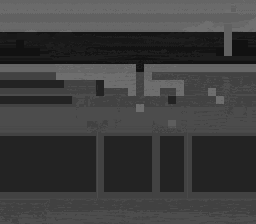
#> input picture styles/snes-16bit/assets/bg2.png, 256 x 224 px, found by its file name
$ python build_plates.py
#> lines starting #> are read from the running program, lines starting #| are printed output that depends on the picture; after the words box and inside, x2 and y2 are one past the last pixel; in counts of white or black regions, pixels touching at a corner belong together
### styles/holzschnitt/scripts/inklib.py
"""Gemeinsame Helfer: Farbtrennung eines KI-Drucks in drei Druckplatten.

Ein Pixel des KI-Bildes wird der Plattenkombination zugeordnet, deren Druckfarbe ihm am nächsten liegt
(CIELAB-Abstand). Die Kombinationen und ihre Farben im KI-Bild stehen in SEPARATION (aus k-means der Bilder gelesen).
Platten: K = Schwarzstock (Holz), T = Petrol (Linol), O = Zinnober (Linol).
Ausgabe als RGB-Bild: R = K, G = T, B = O (Deckung 0..1). Papier ist (0, 0, 0).
"""
import numpy as np

# Farbe im KI-Bild -> (K, T, O). Aus k-means von raw/bg2.png bzw. raw/bg.png abgelesen (siehe build_plates.py).
SEPARATION = [
    ("paper",      (240, 214, 172), (0, 0, 0)),
    ("black",      (11, 13, 13),    (1, 0, 0)),
    ("black_teal", (5, 28, 35),     (1, 1, 0)),   # Schwarz über Petrol: blauschwarzer Nachthimmel
    ("teal",       (22, 87, 104),   (0, 1, 0)),
    ("teal_dark",  (11, 58, 73),    (0, 1, 0)),   # dunkles Petrol des Modells: als Petrol drucken
    ("orange",     (235, 107, 36),  (0, 0, 1)),
    ("brown",      (92, 62, 40),    (0, 1, 1)),   # Überdruck Petrol + Zinnober
]


def srgb_to_lab(rgb):
    c = np.asarray(rgb, dtype=np.float64) / 255.0
    c = np.where(c > 0.04045, ((c + 0.055) / 1.055) ** 2.4, c / 12.92)
    m = np.array([[0.4124, 0.3576, 0.1805], [0.2126, 0.7152, 0.0722], [0.0193, 0.1192, 0.9505]])
    xyz = c @ m.T / np.array([0.9505, 1.0, 1.089])
    f = np.where(xyz > 0.008856, np.cbrt(xyz), 7.787 * xyz + 16 / 116)
    L = 116 * f[..., 1] - 16
    a = 500 * (f[..., 0] - f[..., 1])
    b = 200 * (f[..., 1] - f[..., 2])
    return np.stack([L, a, b], -1)


def classify(rgb, separation=SEPARATION):
    """rgb: HxWx3 uint8 -> Index-Bild HxW in separation."""
    lab = srgb_to_lab(rgb)
    cen = srgb_to_lab(np.array([s[1] for s in separation], dtype=np.float64))
    d = ((lab[:, :, None, :] - cen[None, None]) ** 2).sum(-1)
    return d.argmin(-1)


def majority3(idx, n):
    """3x3-Mehrheitsfilter auf einem Indexbild (entfernt Einzelpixel-Sprenkel des Modells)."""
    h, w = idx.shape
    pad = np.pad(idx, 1, mode="edge")
    counts = np.zeros((n, h, w), np.int16)
    for dy in range(3):
        for dx in range(3):
            win = pad[dy:dy + h, dx:dx + w]
            for k in range(n):
                counts[k] += (win == k)
    return counts.argmax(0)


def plates_from_index(idx, separation=SEPARATION):
    lut = np.array([s[2] for s in separation], dtype=np.float32)
    return lut[idx]          # HxWx3, 0/1


# [8 lines left out: function kmeans, not called in this run]

### styles/holzschnitt/scripts/build_plates.py
#!/usr/bin/env python3
"""Farbauszug des KI-Hintergrunds in drei Druckplatten + Bereichsmaske für die Effekte.

    .venv/bin/python styles/holzschnitt/scripts/build_plates.py

Eingang:  assets/raw/bg2.png  (gpt-image, dreifarbiger Holz-/Linolschnitt)
          assets/raw/mask.png (gpt-image, Farbcode-Maske mit bg2.png als Referenz, deckungsgleich)
Ausgang (assets/ und demo/art/):
  plates_bg.png  1160x580 RGB: R = Schwarzstock, G = Petrol, B = Zinnober (Deckung, an Kanten weich; der
                 Druck-Shader schneidet sie nach dem Wackeln wieder scharf). Mit gestochenem Rand (Schwarz).
  regions.png    1160x580 RGB, Nearest: R = Wasser, G = Himmel, B = Code (64 Laternenglas, 128 Leuchtfeuer,
                 192 Fenster, 255 Schornstein)
  scene.json     Lage der Lichter, des Schornsteins und der Laufzeile in Druckstock-Koordinaten
  ref/sep_preview.png  Vorschau des Farbauszugs mit flachen Druckfarben (nur zur Prüfung)
"""
import json, pathlib
import numpy as np
from PIL import Image

import inklib

ROOT = pathlib.Path(__file__).resolve().parents[1]
RAW = ROOT / "assets/raw"
OUTS = [ROOT / "assets", ROOT / "demo/art"]

# Ausschnitt im KI-Bild und Größe des Druckstocks auf dem Bildschirm (Faktor 1160/1476 = 0,786)
CROP = (30, 120, 1506, 858)
SIZE = (1160, 580)

# Farben im KI-Bild (k-means über raw/bg2.png, 10 Gruppen) -> Platten (K, T, O).
# Das Modell hat außer den drei Druckfarben noch Holzbraun und Steingrau gemalt. Holzbraun druckt im Zinnober,
# aber nur auf Holz und Booten (Maske), sonst Schwarz bzw. Papier: so werden Fässer, Kisten, Laternenpfahl und
# Boote orange, die Kantsteine und die Kaimauer bleiben Papier mit schwarzen Schnitten.
SEP = [
    ("black",     (7, 8, 7),       (1, 0, 0)),
    ("black2",    (18, 19, 17),    (1, 0, 0)),
    ("paper",     (238, 199, 150), (0, 0, 0)),
    ("paper2",    (245, 213, 165), (0, 0, 0)),
    ("teal",      (44, 107, 114),  (0, 1, 0)),
    ("teal_dark", (25, 68, 73),    (0, 1, 0)),
    ("orange",    (240, 102, 30),  (0, 0, 1)),
    ("tan",       (192, 155, 111), (0, 0, 0)),
    ("brown",     (86, 58, 37),    None),      # Holz: O, sonst K
    ("lbrown",    (133, 99, 66),   None),      # Holz: O, sonst Papier
]
MASK_CODES = {"sky": (0, 0, 255), "water": (0, 255, 255), "boats": (255, 0, 255), "wood": (255, 255, 255),
              "window": (255, 255, 0), "lantern": (255, 128, 0), "lamp": (255, 0, 0), "chimney": (0, 255, 0),
              "other": (0, 0, 0)}


def mask_index(m):
    names = list(MASK_CODES)
    cen = np.array([MASK_CODES[n] for n in names])
    d = ((m[:, :, None, :].astype(int) - cen[None, None]) ** 2).sum(-1)
    return names, d.argmin(-1)


def largest_component(b):
    """Größte 4-zusammenhängende Fläche einer Bool-Maske (Mischpixel an Codegrenzen fallen weg)."""
    h, w = b.shape
    lab = np.zeros((h, w), np.int32)
    best, best_n, cur = None, 0, 0
    ys, xs = np.nonzero(b)
    for y0, x0 in zip(ys, xs):
        if lab[y0, x0]:
            continue
        cur += 1
        stack, pts = [(y0, x0)], []
        lab[y0, x0] = cur
        while stack:
            y, x = stack.pop()
            pts.append((y, x))
            for yy, xx in ((y + 1, x), (y - 1, x), (y, x + 1), (y, x - 1)):
                if 0 <= yy < h and 0 <= xx < w and b[yy, xx] and not lab[yy, xx]:
                    lab[yy, xx] = cur
                    stack.append((yy, xx))
        if len(pts) > best_n:
            best_n, best = len(pts), cur
    return lab == best if best else np.zeros_like(b)


def resize_f(a, size, resample=Image.BOX):
    return np.asarray(Image.fromarray(a.astype(np.float32), "F").resize(size, resample))


def save(name, img):
    for d in OUTS:
        d.mkdir(parents=True, exist_ok=True)
        img.save(d / name)
    print("ok", name, img.size)


def main():
    bg = np.asarray(Image.open(RAW / "bg2.png").convert("RGB"))
    mk = np.asarray(Image.open(RAW / "mask.png").convert("RGB"))
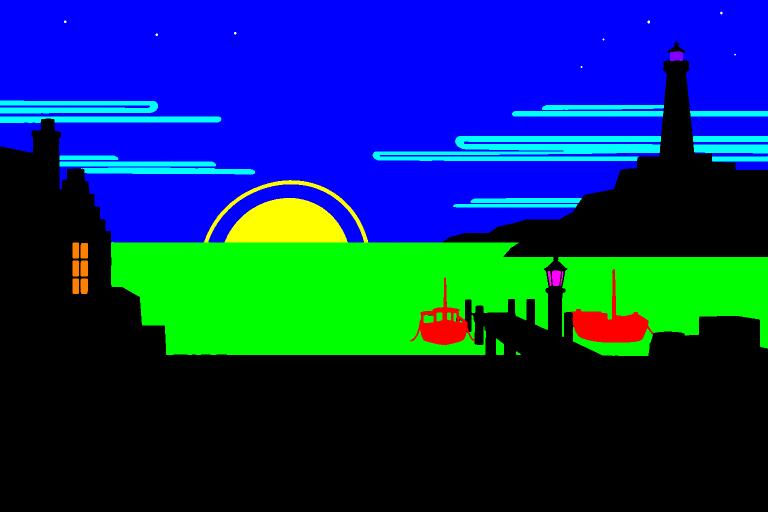
#> input picture styles/art-deco/assets/mask.png, 1536 x 1024 px, found by its file name (shown at 1/2 size)
#> mk is the input picture: shape (1024, 1536, 3); mean R, G, B 6.1, 48.1, 99.6
    names, midx = mask_index(mk)
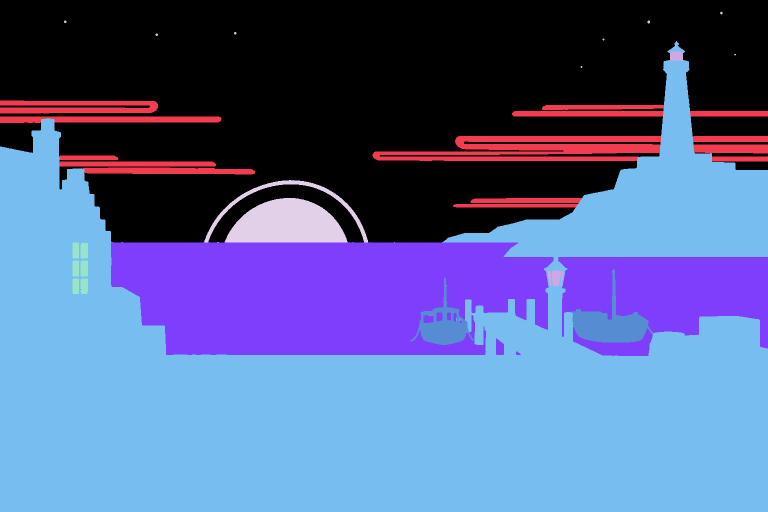
#> midx: shape (1024, 1536) int64 (shown at 1/2 size); 9 distinct labels, from 0 to 8; one colour per label, 0 black
#> names = ['sky', 'water', 'boats', 'wood', 'window', 'lantern', 'lamp', 'chimney', 'other']
    is_wood = (midx == names.index("wood")) | (midx == names.index("boats"))
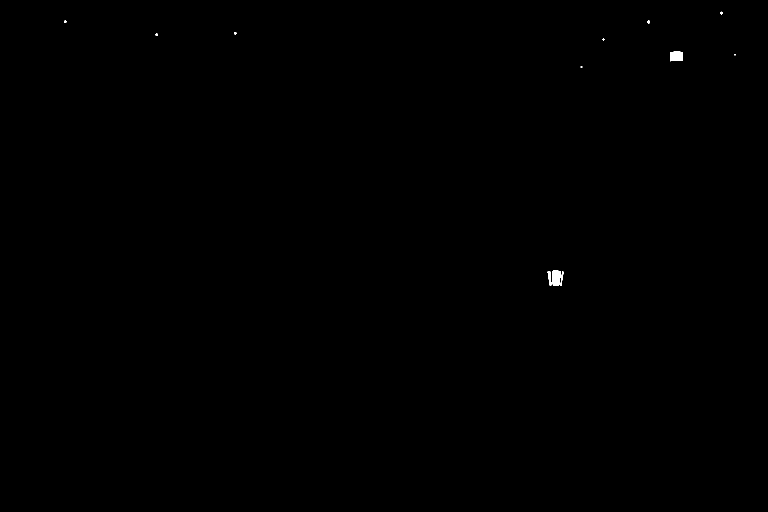
#> is_wood: shape (1024, 1536) bool (shown at 1/2 size); 0.08% white; 12 white regions (3 under 20 px), largest, box (x1, y1, x2, y2) and area: (1104, 541, 1122, 572) 481, (1340, 103, 1366, 123) 470, (1095, 542, 1103, 572) 142

    idx = inklib.majority3(inklib.classify(bg, SEP), len(SEP))
#> in srgb_to_lab, `a = 500 * (f[..., 0] - f[..., 1])`:
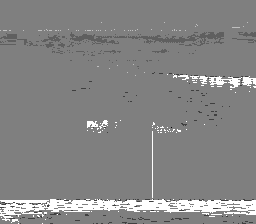
#> a: shape (224, 256) float64; min -5.55e-14, max 5.55e-14, mean 2.6e-15; drawn with min black and max white
#> in srgb_to_lab, `b = 200 * (f[..., 1] - f[..., 2])`:
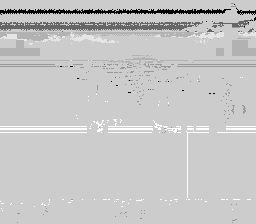
#> b: shape (224, 256) float64; min -4.44e-14, max 1.11e-14, mean -1.28e-15; drawn with min black and max white
#> in classify, `return d.argmin(-1)`:
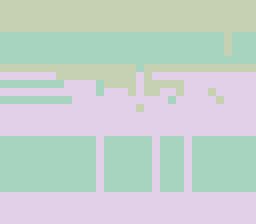
#> returned value: shape (224, 256) int64; 3 distinct labels, from 1 to 5; one colour per label, 0 black
#> in majority3, `h, w = idx.shape`: h = 224; w = 256
#> in majority3, `pad = np.pad(idx, 1, mode="edge")`: pad: shape (226, 258) int64; 3 distinct labels, from 1 to 5
#> in majority3, `return counts.argmax(0)`: returned value: shape (224, 256) int64; 3 distinct labels, from 1 to 5
    lut = np.array([s[2] if s[2] else (0, 0, 0) for s in SEP], np.float32)
    pl = lut[idx]
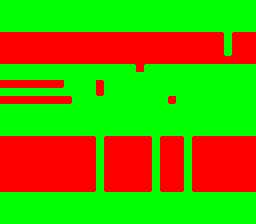
#> pl: shape (224, 256, 3) float32; mean of channels 0, 1, 2 0.389, 0.611, 0; drawn as R, G, B
    brown, lbrown = idx == 8, idx == 9
#> brown: shape (224, 256) bool; every value is 0
#> (the run stopped early here; a loop or call above may not have finished)
